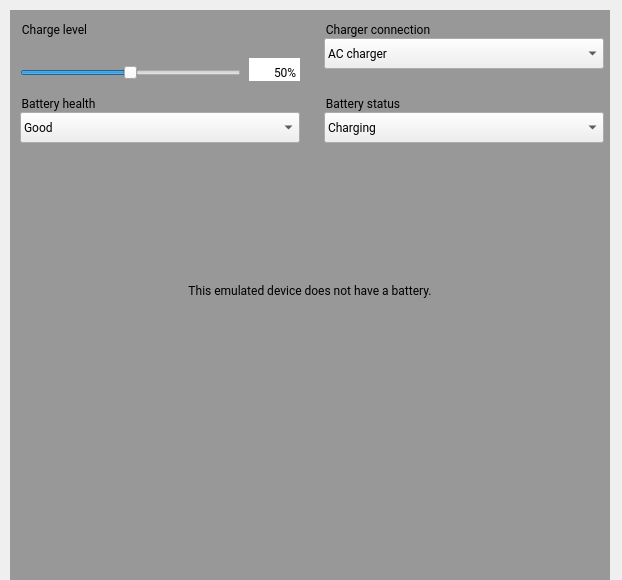
<?xml version="1.0" encoding="UTF-8"?>
<ui version="4.0">
 <class>BatteryPage</class>
 <widget class="QWidget" name="BatteryPage">
  <property name="geometry">
   <rect>
    <x>0</x>
    <y>0</y>
    <width>622</width>
    <height>580</height>
   </rect>
  </property>
  <property name="windowTitle">
   <string>Form</string>
  </property>
  <widget class="QGroupBox" name="bat_acGroup">
   <property name="geometry">
    <rect>
     <x>324</x>
     <y>20</y>
     <width>131</width>
     <height>21</height>
    </rect>
   </property>
   <property name="font">
    <font>
     <family>Roboto</family>
    </font>
   </property>
   <property name="styleSheet">
    <string notr="true">border: 0px;</string>
   </property>
   <property name="title">
    <string>Charger connection</string>
   </property>
   <property name="ColorGroup" stdset="0">
    <string notr="true">Title</string>
   </property>
  </widget>
  <widget class="QComboBox" name="bat_healthBox">
   <property name="geometry">
    <rect>
     <x>20</x>
     <y>112</y>
     <width>280</width>
     <height>31</height>
    </rect>
   </property>
   <property name="font">
    <font>
     <family>Roboto</family>
    </font>
   </property>
   <property name="styleSheet">
    <string notr="true">padding: 3px 3px 3px 3px;</string>
   </property>
   <property name="report_metrics" stdset="0">
    <bool>false</bool>
   </property>
   <item>
    <property name="text">
     <string>Good</string>
    </property>
   </item>
   <item>
    <property name="text">
     <string>Failed</string>
    </property>
   </item>
   <item>
    <property name="text">
     <string>Dead</string>
    </property>
   </item>
   <item>
    <property name="text">
     <string>Overvoltage</string>
    </property>
   </item>
   <item>
    <property name="text">
     <string>Overheated</string>
    </property>
   </item>
   <item>
    <property name="text">
     <string>Unknown</string>
    </property>
   </item>
  </widget>
  <widget class="QGroupBox" name="bat_chargeGroup">
   <property name="geometry">
    <rect>
     <x>20</x>
     <y>20</y>
     <width>280</width>
     <height>61</height>
    </rect>
   </property>
   <property name="font">
    <font>
     <family>Roboto</family>
    </font>
   </property>
   <property name="styleSheet">
    <string notr="true">border: 0px;</string>
   </property>
   <property name="title">
    <string>Charge level</string>
   </property>
   <property name="ColorGroup" stdset="0">
    <string notr="true">Title</string>
   </property>
   <widget class="QSlider" name="bat_levelSlider">
    <property name="geometry">
     <rect>
      <x>0</x>
      <y>38</y>
      <width>221</width>
      <height>29</height>
     </rect>
    </property>
    <property name="accessibleName">
     <string>Charge level</string>
    </property>
    <property name="maximum">
     <number>100</number>
    </property>
    <property name="value">
     <number>50</number>
    </property>
    <property name="orientation">
     <enum>Qt::Horizontal</enum>
    </property>
    <property name="report_metrics" stdset="0">
     <bool>false</bool>
    </property>
   </widget>
   <widget class="QLineEdit" name="bat_chargeLevelText">
    <property name="enabled">
     <bool>true</bool>
    </property>
    <property name="readOnly">
     <bool>true</bool>
    </property>
    <property name="geometry">
     <rect>
      <x>229</x>
      <y>38</y>
      <width>51</width>
      <height>29</height>
     </rect>
    </property>
    <property name="sizePolicy">
     <sizepolicy hsizetype="Fixed" vsizetype="Fixed">
      <horstretch>0</horstretch>
      <verstretch>0</verstretch>
     </sizepolicy>
    </property>
    <property name="font">
     <font>
      <family>Roboto</family>
     </font>
    </property>
    <property name="mouseTracking">
     <bool>false</bool>
    </property>
    <property name="acceptDrops">
     <bool>false</bool>
    </property>
    <property name="toolTip">
     <string notr="true"/>
    </property>
    <property name="text">
     <string notr="true">50%</string>
    </property>
    <property name="alignment">
     <set>Qt::AlignRight|Qt::AlignTrailing|Qt::AlignVCenter</set>
    </property>
    <property name="report_metrics" stdset="0">
     <bool>false</bool>
    </property>
   </widget>
  </widget>
  <widget class="QGroupBox" name="bat_statusGroup">
   <property name="geometry">
    <rect>
     <x>324</x>
     <y>94</y>
     <width>251</width>
     <height>21</height>
    </rect>
   </property>
   <property name="font">
    <font>
     <family>Roboto</family>
    </font>
   </property>
   <property name="styleSheet">
    <string notr="true">border: 0px;</string>
   </property>
   <property name="title">
    <string>Battery status</string>
   </property>
   <property name="ColorGroup" stdset="0">
    <string notr="true">Title</string>
   </property>
  </widget>
  <widget class="QComboBox" name="bat_statusBox">
   <property name="geometry">
    <rect>
     <x>324</x>
     <y>112</y>
     <width>280</width>
     <height>31</height>
    </rect>
   </property>
   <property name="font">
    <font>
     <family>Roboto</family>
    </font>
   </property>
   <property name="styleSheet">
    <string notr="true">padding: 3px 3px 3px 3px;</string>
   </property>
   <property name="currentIndex">
    <number>1</number>
   </property>
   <property name="report_metrics" stdset="0">
    <bool>false</bool>
   </property>
   <item>
    <property name="text">
     <string>Unknown</string>
    </property>
   </item>
   <item>
    <property name="text">
     <string>Charging</string>
    </property>
   </item>
   <item>
    <property name="text">
     <string>Discharging</string>
    </property>
   </item>
   <item>
    <property name="text">
     <string>Not charging</string>
    </property>
   </item>
   <item>
    <property name="text">
     <string>Full</string>
    </property>
   </item>
  </widget>
  <widget class="QComboBox" name="bat_chargerBox">
   <property name="geometry">
    <rect>
     <x>324</x>
     <y>38</y>
     <width>280</width>
     <height>31</height>
    </rect>
   </property>
   <property name="font">
    <font>
     <family>Roboto</family>
    </font>
   </property>
   <property name="styleSheet">
    <string notr="true">padding: 3px 3px 3px 3px;</string>
   </property>
   <property name="currentIndex">
    <number>1</number>
   </property>
   <property name="maxVisibleItems">
    <number>4</number>
   </property>
   <property name="report_metrics" stdset="0">
    <bool>false</bool>
   </property>
   <item>
    <property name="text">
     <string>None</string>
    </property>
   </item>
   <item>
    <property name="text">
     <string>AC charger</string>
    </property>
   </item>
  </widget>
  <widget class="QGroupBox" name="bat_healthGroup">
   <property name="geometry">
    <rect>
     <x>20</x>
     <y>94</y>
     <width>241</width>
     <height>21</height>
    </rect>
   </property>
   <property name="font">
    <font>
     <family>Roboto</family>
    </font>
   </property>
   <property name="styleSheet">
    <string notr="true">border: 0px;</string>
   </property>
   <property name="title">
    <string>Battery health</string>
   </property>
   <property name="ColorGroup" stdset="0">
    <string notr="true">Title</string>
   </property>
  </widget>
  <widget class="QLabel" name="bat_noBat_mask">
   <property name="geometry">
    <rect>
     <x>10</x>
     <y>10</y>
     <width>600</width>
     <height>600</height>
    </rect>
   </property>
   <property name="autoFillBackground">
    <bool>false</bool>
   </property>
   <property name="styleSheet">
    <string notr="true">background-color: rgba(128, 128, 128, 200)</string>
   </property>
  </widget>
  <widget class="QLabel" name="bat_noBat_message">
   <property name="geometry">
    <rect>
     <x>10</x>
     <y>250</y>
     <width>600</width>
     <height>81</height>
    </rect>
   </property>
   <property name="font">
    <font>
     <family>Roboto</family>
    </font>
   </property>
   <property name="autoFillBackground">
    <bool>false</bool>
   </property>
   <property name="styleSheet">
    <string notr="true">background-color: rgba(128, 128, 128, 0)</string>
   </property>
   <property name="text">
    <string>This emulated device does not have a battery.</string>
   </property>
   <property name="alignment">
    <set>Qt::AlignCenter</set>
   </property>
  </widget>
  <zorder>bat_noBat_mask</zorder>
  <zorder>bat_noBat_message</zorder>
  <zorder>bat_acGroup</zorder>
  <zorder>bat_healthBox</zorder>
  <zorder>bat_chargeGroup</zorder>
  <zorder>bat_statusGroup</zorder>
  <zorder>bat_statusBox</zorder>
  <zorder>bat_chargerBox</zorder>
  <zorder>bat_healthGroup</zorder>
 </widget>
 <resources/>
 <connections/>
</ui>
